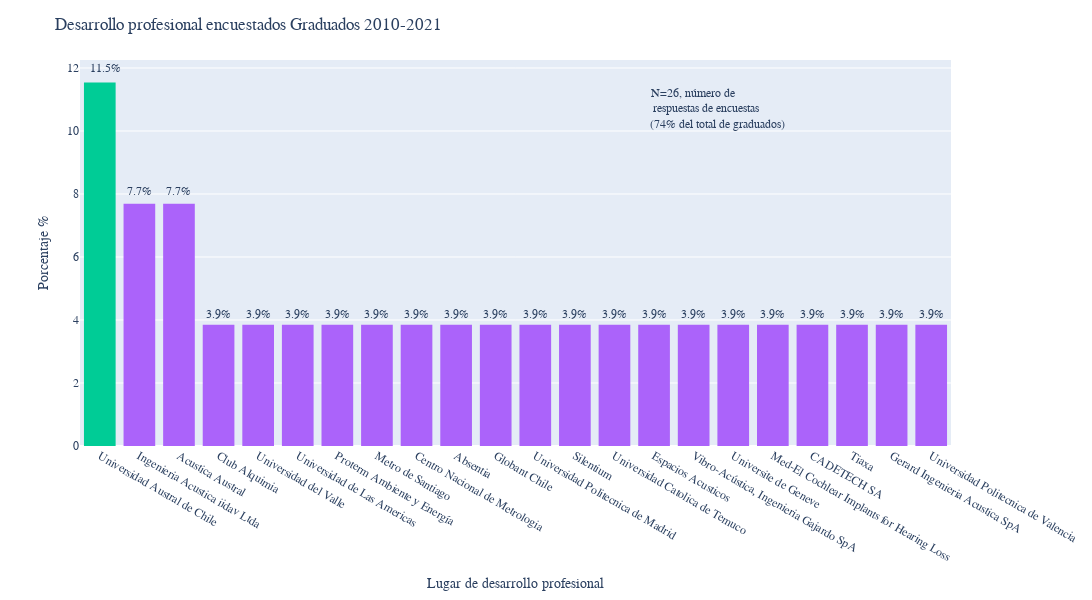

Here is the notebook cell this chart was saved with:
### Markdown cell above
## ¿En cuáles <span style="color:#AC1212">*instituciones*</span> se encuentran actualmente?

### Code cell
path_file_sorted    = 'egresados_sorted_perfil.xlsx'
perfil_orgs(path_file_sorted)

### Figure 1 — Plotly figure (JSON) as saved in the notebook; plotly's stock layout.template omitted (floating-point values rounded to 4 significant figures)
{"data": [{"alignmentgroup": "True", "bingroup": "x", "histfunc": "sum", "hovertemplate": "color=darkred<br>x=%{x}<br>sum of y=%{y}<extra></extra>", "legendgroup": "darkred", "marker": {"color": "#00cc96"}, "name": "darkred", "offsetgroup": "darkred", "orientation": "v", "showlegend": true, "type": "histogram", "x": ["Universidad Austral de Chile"], "xaxis": "x", "y": [11.54], "yaxis": "y"}, {"alignmentgroup": "True", "bingroup": "x", "histfunc": "sum", "hovertemplate": "color=lightslategray<br>x=%{x}<br>sum of y=%{y}<extra></extra>", "legendgroup": "lightslategray", "marker": {"color": "#ab63fa"}, "name": "lightslategray", "offsetgroup": "lightslategray", "orientation": "v", "showlegend": true, "type": "histogram", "x": ["Ingenieria Acustica iidav Ltda", "Acustica Austral", "Club Alquimia", "Universidad del Valle", "Universidad de Las Americas", "Proterm Ambiente y Energía", "Metro de Santiago", "Centro Nacional de Metrologia", "Absentia", "Globant Chile", "Universidad Politecnica de Madrid", "Silentium", "Universidad Catolica de Temuco", "Espacios Acusticos", "Vibro-Acústica, Ingenieria Gajardo SpA ", "Universite de Geneve", "Med-El Cochlear Implants for Hearing Loss", "CADETECH SA", "Tiaxa", "Gerard Ingenieria Acustica SpA", "Universidad Politecnica de Valencia"], "xaxis": "x", "y": [7.692, 7.692, 3.846, 3.846, 3.846, 3.846, 3.846, 3.846, 3.846, 3.846, 3.846, 3.846, 3.846, 3.846, 3.846, 3.846, 3.846, 3.846, 3.846, 3.846, 3.846], "yaxis": "y"}], "layout": {"annotations": [{"arrowhead": 1, "showarrow": false, "text": "11.5%", "x": 0.15, "y": 12}, {"arrowhead": 1, "showarrow": false, "text": "7.7%", "x": 1, "y": 8.1}, {"arrowhead": 1, "showarrow": false, "text": "7.7%", "x": 2, "y": 8.1}, {"arrowhead": 1, "showarrow": false, "text": "3.9%", "x": 3, "y": 4.2}, {"arrowhead": 1, "showarrow": false, "text": "3.9%", "x": 4, "y": 4.2}, {"arrowhead": 1, "showarrow": false, "text": "3.9%", "x": 5, "y": 4.2}, {"arrowhead": 1, "showarrow": false, "text": "3.9%", "x": 6, "y": 4.2}, {"arrowhead": 1, "showarrow": false, "text": "3.9%", "x": 7, "y": 4.2}, {"arrowhead": 1, "showarrow": false, "text": "3.9%", "x": 8, "y": 4.2}, {"arrowhead": 1, "showarrow": false, "text": "3.9%", "x": 9, "y": 4.2}, {"arrowhead": 1, "showarrow": false, "text": "3.9%", "x": 10, "y": 4.2}, {"arrowhead": 1, "showarrow": false, "text": "3.9%", "x": 11, "y": 4.2}, {"arrowhead": 1, "showarrow": false, "text": "3.9%", "x": 12, "y": 4.2}, {"arrowhead": 1, "showarrow": false, "text": "3.9%", "x": 13, "y": 4.2}, {"arrowhead": 1, "showarrow": false, "text": "3.9%", "x": 14, "y": 4.2}, {"arrowhead": 1, "showarrow": false, "text": "3.9%", "x": 15, "y": 4.2}, {"arrowhead": 1, "showarrow": false, "text": "3.9%", "x": 16, "y": 4.2}, {"arrowhead": 1, "showarrow": false, "text": "3.9%", "x": 17, "y": 4.2}, {"arrowhead": 1, "showarrow": false, "text": "3.9%", "x": 18, "y": 4.2}, {"arrowhead": 1, "showarrow": false, "text": "3.9%", "x": 19, "y": 4.2}, {"arrowhead": 1, "showarrow": false, "text": "3.9%", "x": 20, "y": 4.2}, {"arrowhead": 1, "showarrow": false, "text": "3.9%", "x": 21, "y": 4.2}, {"arrowhead": 1, "showarrow": false, "text": "N=26, número de", "x": 15, "y": 11.2}, {"arrowhead": 1, "showarrow": false, "text": "respuestas de encuestas", "x": 15.3, "y": 10.7}, {"arrowhead": 1, "showarrow": false, "text": "(74% del total de graduados)", "x": 15.6, "y": 10.2}], "barmode": "relative", "font": {"family": "Rockwell", "size": 12}, "height": 600, "legend": {"title": {"text": "color"}, "tracegroupgap": 0}, "margin": {"t": 60}, "showlegend": false, "title": {"text": "Desarrollo profesional encuestados Graduados 2010-2021"}, "width": 1200, "xaxis": {"anchor": "y", "domain": [0, 1], "title": {"text": "Lugar de desarrollo profesional"}}, "yaxis": {"anchor": "x", "domain": [0, 1], "title": {"text": "Porcentaje %"}}}}
